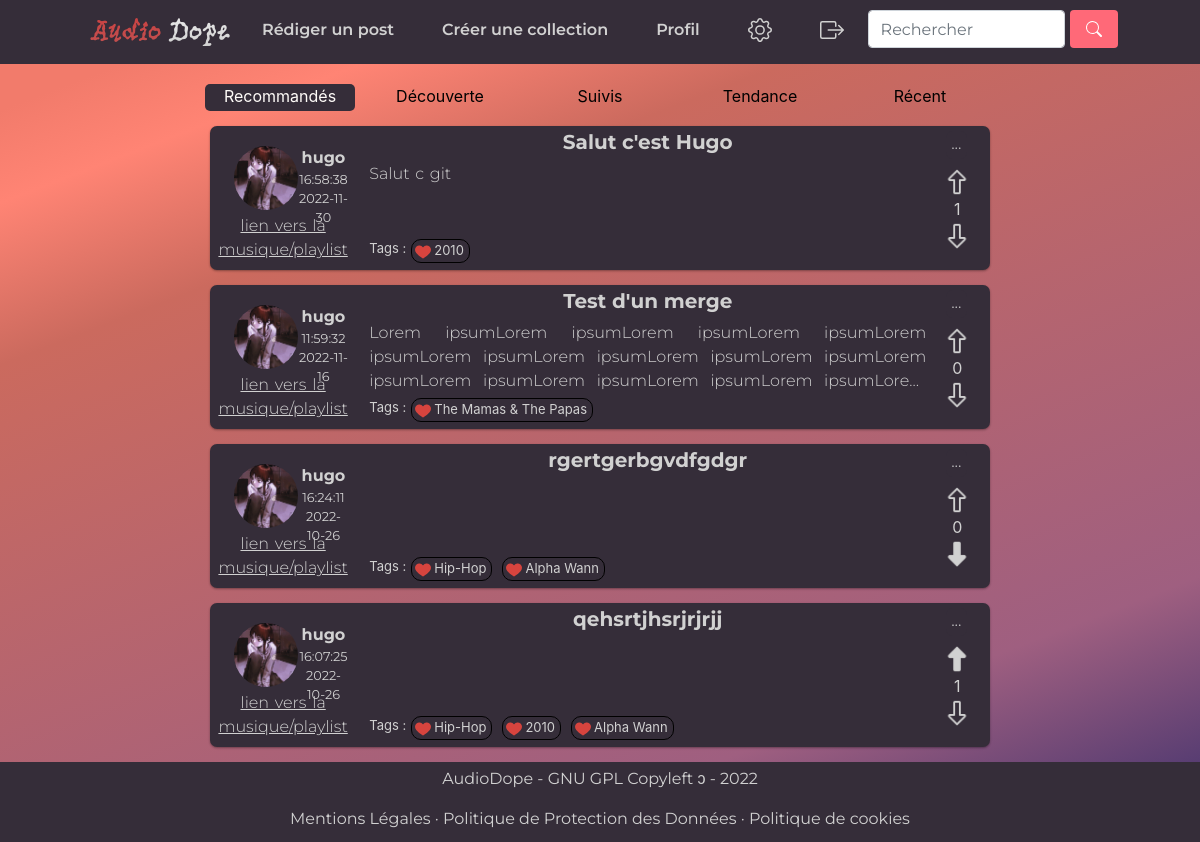
Page /index.php?module=accueil&action=recommandes (signed in) on the committed database.
### tables this page shows
CREATE TABLE `Posts` (
  `idPost` bigint(20) UNSIGNED NOT NULL,
  `lien` varchar(150) NOT NULL,
  `titre` varchar(100) NOT NULL,
  `descriptionPost` varchar(1200) DEFAULT NULL,
  `datePost` datetime DEFAULT CURRENT_TIMESTAMP,
  `idUser` bigint(20) UNSIGNED NOT NULL
);

CREATE TABLE `AttribuerPost` (
  `idPost` bigint(20) UNSIGNED NOT NULL,
  `idTag` bigint(20) UNSIGNED NOT NULL
);

CREATE TABLE `Tags` (
  `idTag` bigint(20) UNSIGNED NOT NULL,
  `typeTag` varchar(50) NOT NULL,
  `nomTag` varchar(50) NOT NULL
);

### modules/mod_accueil/mod_accueil.php (called while the page is built, shortened)
<?php
    include_once('cont_accueil.php');
    class ModAccueil {
        public function __construct() {
            $controleur = new ContAccueil();
            $controleur->exec();
        }
    }
?>

### index.php (called while the page is built, shortened)
<?php
	include_once('modules/mod_accueil/mod_accueil.php');
	if (isset($_GET['module'])) {
		switch($_GET['module']) {
			case 'accueil' : new ModAccueil(); break;
		}
	} else {
		if (isset($_SESSION['login'])) {
			new ModAccueil();
		} else {
			new ModPresentation();
		}
	}
	include_once('template.php');
?>

### modules/mod_accueil/modele_accueil.php (called while the page is built, shortened)
<?php
include_once('modele_generique.php');
class ModeleAccueil extends ModeleGenerique
{
    public function get_recommandes()
    {
        $tags = self::$bdd->prepare('SELECT * FROM Apprecier where idUser = ?');
        $tags->execute(array($_SESSION['idUser']));
        if($tags->rowcount() == 0)
            $sql = 'select idUser, Posts.idPost as idPost, login, pfp, lien, titre, descriptionPost, datePost from Posts
        natural join Utilisateurs left join AttribuerPost on Posts.idPost = AttribuerPost.idPost
        where idUser not in (select idUserAbonnement from Abonner where idUserAbonne = :idUser) and idUser != :idUser
        order by datePost desc limit 20';
        else
            $sql = 'select Distinct idUser, Posts.idPost as idPost, login, pfp, lien, titre, descriptionPost, datePost from Posts
        natural join Utilisateurs left join AttribuerPost on Posts.idPost = AttribuerPost.idPost
        where idTag in (SELECT idTag FROM Apprecier where idUser = :idUser) and idUser not in (select idUserAbonnement from Abonner where idUserAbonne = :idUser) and idUser != :idUser
        order by datePost desc limit 20';
        $posts = self::$bdd->prepare($sql);
        $posts->bindParam(':idUser', $_SESSION['idUser']);
        $posts->execute();
        return $posts->fetchAll();
    }
}

### modele_generique.php (called while the page is built, shortened)
<?php
class ModeleGenerique extends Connexion
{
    public function get_tags($posts)
    {
        $tags = array_fill(0, count($posts), array());
        if (count($posts) > 0) {
            $sql = 'select idPost, idTag, nomTag from Tags natural join AttribuerPost natural join Posts where idPost in (';
            for ($i = 0; $i < count($posts) - 1; $i++) {
                $sql = $sql . $posts[$i]['idPost'] . ",";
            }
            $sql = $sql . $posts[$i]['idPost'] . ') order by datePost desc, idTag';
            $tab = self::$bdd->prepare($sql);
            $tab->execute();
            $tab = $tab->fetchAll();
            $cpt = 0;
            $taille = count($tab);
            for ($i = 0; $i < count($posts); $i++) {
                $tmp = array();
                while ($cpt < $taille && $posts[$i]['idPost'] == $tab[$cpt]['idPost']) {
                    $tmp[] = $tab[$cpt];
                    unset($tab[$cpt]);
                    $cpt++;
                }
                $tags[$i] = $tmp;
            }
        }
        return $tags;
    }
}

### vue_generique.php (the view, shortened to what this page needs)
<?php
class VueGenerique
{
    public function affiche_posts($posts, $votes, $nb_votes, $tags, $aimer_tags)
    {
        echo "<section id=\"posts\" nb_posts=20>";
        if (count($posts) == 0) {
            echo "<p>Aucun posts</p>";
            echo "</section>";
        } else {
            for ($i = 0; $i < count($posts); $i++)
                $this->affiche_post($posts[$i], $votes[$i], $nb_votes[$i], $tags[$i], $aimer_tags);
            echo "</section>";
        }
    }
    public function affiche_post($post, $vote, $nb_votes, $tags, $aimer_tags)
    {
        echo "<div class=\"post\" id=\"$post[idPost]\">";
        $this->affiche_post_gauche($post);
        $this->affiche_post_milieu($post, $tags, $aimer_tags);
        $this->affiche_post_droit($post, $vote, $nb_votes);
        echo "<a href=\"index.php?module=post&action=voir_post&idPost=$post[idPost]\"> <span class=\"lien_vers_post\"></span></a></div>";
    }
    public function affiche_post_gauche($post)
    {
        echo "<div class=\"post_gauche\">";
        echo "<div class=\"post_gauche_haut\">";
        echo "<div class=\"post_pfp\">";
        echo "<img class=\"class_pfp\" src=\"$post[pfp]\" alt=\"photo de profil\">";
        echo "</div>";
        echo "<div class=\"post_nom_date\">";
        echo "<a href=\"index.php?module=profil&action=voir_profil&idUser=$post[idUser]\" class=\"pseudo_post\"> ". substr( $post['login'], 0, 7)."</a>";
        echo "<p class=\"date_post\"><small>" . substr($post['datePost'], 11) . "</small></br>";
        echo "<small>" . substr($post['datePost'], 0, 10) . "</small></p>";
        echo "</div>";
        echo "</div>";
        echo "<div class=\"lien_musique\">";
        echo "<a class=\"lien_musique_post\" href=\"$post[lien]\">lien vers la musique/playlist</a>";
        echo "</div>";
        echo "</div>";
    }
    public function affiche_post_milieu($post, $tags, $aimer_tags)
    {
        echo "<div class=\"post_milieu\">";
        if (strcmp($_GET['module'], "post") == 0)
            echo "<h2 class=\"titre_post\">$post[titre]</h2>";
        else
            echo "<h2 class=\"titre_post\">$post[titre]</h2>";
        echo "<div class=\"div_desc\">";
        echo "<p class=\"description\">$post[descriptionPost]</p>";
        echo "</div>";
        echo "<div class=\"tags\">";
        echo '<ul class="liste_tags">';
        echo '<span>Tags :</span>';
        for ($i = 0; $i < count($tags); $i++) {
            echo '<li>';
            echo "<div class=\"tag\">";
            echo "<div class=\"aimer_tag aimer_" . $tags[$i]['idTag'] . "\">";
            if (in_array($tags[$i]['idTag'], $aimer_tags))
                echo '<button type="button" class="like_tag deliker_tag" idTag="' . $tags[$i]['idTag'] . '" href="#"><img src="ressources/coeurs/coeur_plein.png" alt="logo like plein"></button type="button">';
            else
                echo '<button type="button" class="like_tag liker_tag" idTag="' . $tags[$i]['idTag'] . '"><img src="ressources/coeurs/coeur_vide.png" alt="logo like vide"></button type="button">';
            echo "</div>";
            echo "<div class=\"nom_tag\">";
            echo '<a href="index.php?module=recherche&action=recherche_post&filtre=tag&contenu=' . $tags[$i]['nomTag'] . '">' . $tags[$i]['nomTag'] . '</a>';
            echo "</div>";
            echo "</div>";
            echo '</li>';
        }
        echo '</ul>';
        echo "</div>";
        echo "</div>";
    }
    public function affiche_post_droit($post, $vote, $nb_votes)
    {
        echo "<div class=\"post_droit\">";
        echo "<div class=\"options\">";
        echo "<button class=\"options_bouton\" idPost=$post[idPost]>...</button>";
        echo "</div>";
        echo "<div class=\"vote\">";
        if ($vote == 0) {
            $src_up = "ressources/fleches/fleche_haut_vide.png";
            $src_down = "ressources/fleches/fleche_bas_vide.png";
        } else if ($vote == 1) {
            $src_up = "ressources/fleches/fleche_haut_plein.png";
            $src_down = "ressources/fleches/fleche_bas_vide.png";
        } else {
            $src_up = "ressources/fleches/fleche_haut_vide.png";
            $src_down = "ressources/fleches/fleche_bas_plein.png";
        }
        echo "<a class=\"voter\" id=\"UpVote$post[idPost]\" idPost=$post[idPost] vote=1 href=\"#\"><img id=\"imgUpVote$post[idPost]\" alt=\"fleche upvote\" src=$src_up style=\"width:30px;height:30px;\"></a>";
        echo "<p class=\"nb_vote\" id=\"nb_vote$post[idPost]\">$nb_votes</p>";
        echo "<a class=\"voter\" id=\"DownVote$post[idPost]\" idPost=$post[idPost] vote=-1 href=\"#\"><img id=\"imgDownVote$post[idPost]\" alt=\"fleche downvote\" src=$src_down style=\"width:30px;height:30px;\"></a>";
        echo "</div>";
        echo "</div>";
    }
}

### rows in the picture
posts: login "hugo", datePost "16:58:38", datePost "2022-11-30", titre "Salut c'est Hugo", descriptionPost "Salut c git", nb_votes "1"
attribuerpost: idTag.nomTag "2010"
posts: login "hugo", datePost "11:59:32", datePost "2022-11-16", titre "Test d'un merge", descriptionPost "Lorem ipsumLorem ipsumLorem ipsumLorem ipsumLorem ipsumLorem ipsumLorem ipsumLorem ipsumLorem ipsumLorem ipsumLorem ipsumLorem ipsumLorem ipsumLorem…", nb_votes "0"
attribuerpost: idTag.nomTag "The Mamas & The Papas"
posts: login "hugo", datePost "16:24:11", datePost "2022-10-26", titre "rgertgerbgvdfgdgr", nb_votes "0", shows a picture
attribuerpost: idTag.nomTag "Hip-Hop"
attribuerpost: idTag.nomTag "Alpha Wann"
posts: login "hugo", datePost "16:07:25", datePost "2022-10-26", titre "qehsrtjhsrjrjrjj", shows a picture, nb_votes "1"
attribuerpost: idTag.nomTag "Hip-Hop"
attribuerpost: idTag.nomTag "2010"
attribuerpost: idTag.nomTag "Alpha Wann"
